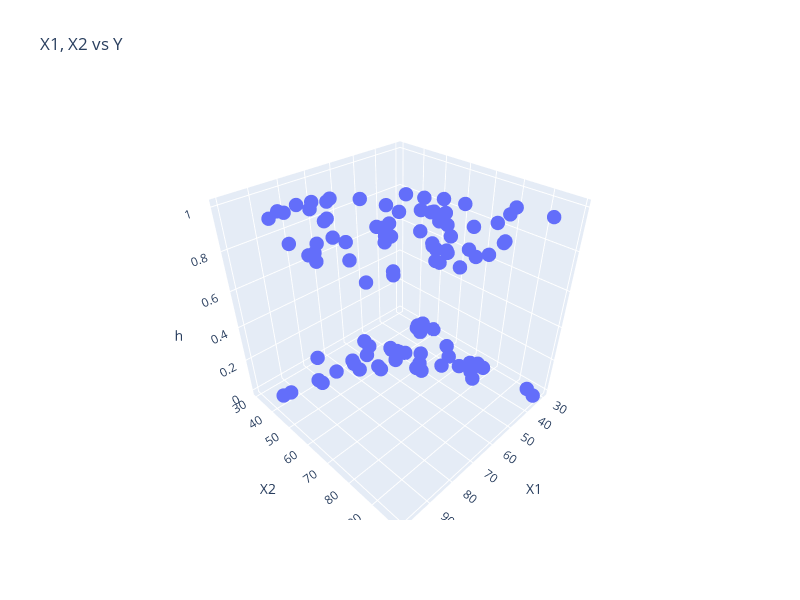

Here is the notebook cell this chart was saved with:
### Markdown cell above
**PLOT DATA**

### Code cell
fig = plt.figure()
ax = fig.add_subplot(111, projection='3d')

# Graficar los datos en 3D
ax.scatter(dataNormal[:,0], dataNormal[:,1], dataNormal[:,2], c='g', marker='o', label='Datos')

# Personalizar el gráfico
ax.set_xlabel('Entradas X1')
ax.set_ylabel('Entradas X2')
ax.set_zlabel('Salida Y')
ax.set_title('Gráfica 3D de Datos')

# Agregar una leyenda
ax.legend()

# Mostrar el gráfico
plt.show()


# Crear el trazo de la línea 3D
trace = go.Scatter3d(
    x = data[:,0],
    y = data[:,1],
    z = data[:,2],
    mode = 'markers',
    marker = dict(size = 5),
    line = dict(width = 3)
)

# Definir el diseño del gráfico
layout = go.Layout(
    title = 'X1, X2 vs Y',
    width = 800,  # Ancho de la gráfica en píxeles
    height = 600,  # Alto de la gráfica en píxeles
    scene = dict(
        xaxis = dict(title = 'X1'),
        yaxis = dict(title = 'X2'),
        zaxis = dict(title = 'h')
    )
)

# Crear la figura
fig = go.Figure(data=[trace], layout=layout)

# Mostrar el gráfico interactivo en el navegador
fig.show()

### Figure 1 — Plotly figure (JSON) as saved in the notebook; plotly's stock layout.template omitted (floating-point values rounded to 4 significant figures)
{"data": [{"line": {"width": 3}, "marker": {"size": 5}, "mode": "markers", "type": "scatter3d", "x": [34.62, 30.29, 35.85, 60.18, 79.03, 45.08, 61.11, 75.02, 76.1, 84.43, 95.86, 75.01, 82.31, 69.36, 39.54, 53.97, 69.07, 67.95, 70.66, 76.98, 67.37, 89.68, 50.53, 34.21, 77.92, 62.27, 80.19, 93.11, 61.83, 38.79, 61.38, 85.4, 52.11, 52.05, 40.24, 54.64, 33.92, 64.18, 74.79, 34.18, 83.9, 51.55, 94.44, 82.37, 51.05, 62.22, 77.19, 97.77, 62.07, 91.56, 79.94, 99.27, 90.55, 34.52, 50.29, 49.59, 97.65, 32.58, 74.25, 71.8, 75.4, 35.29, 56.25, 30.06, 44.67, 66.56, 40.46, 49.07, 80.28, 66.75, 32.72, 64.04, 72.35, 60.46, 58.84, 99.83, 47.26, 50.46, 60.46, 82.23, 88.91, 94.83, 67.32, 57.24, 80.37, 68.47, 42.08, 75.48, 78.64, 52.35, 94.09, 90.45, 55.48, 74.49, 89.85, 83.49, 42.26, 99.32, 55.34, 74.78], "y": [78.02, 43.89, 72.9, 86.31, 75.34, 56.32, 96.51, 46.55, 87.42, 43.53, 38.23, 30.6, 76.48, 97.72, 76.04, 89.21, 52.74, 46.68, 92.93, 47.58, 42.84, 65.8, 48.86, 44.21, 68.97, 69.95, 44.82, 38.8, 50.26, 65.0, 72.81, 57.05, 63.13, 69.43, 71.17, 52.21, 98.87, 80.91, 41.57, 75.24, 56.31, 46.86, 65.57, 40.62, 45.82, 52.06, 70.46, 86.73, 96.77, 88.7, 74.16, 61.0, 43.39, 60.4, 49.8, 59.81, 68.86, 95.6, 69.82, 78.45, 85.76, 47.02, 39.26, 49.59, 66.45, 41.09, 97.54, 51.88, 92.12, 60.99, 43.31, 78.03, 96.23, 73.09, 75.86, 72.37, 88.48, 75.81, 42.51, 42.72, 69.8, 45.69, 66.59, 59.51, 90.96, 85.59, 78.84, 90.42, 96.65, 60.77, 77.16, 87.51, 35.57, 84.85, 45.36, 48.38, 87.1, 68.78, 64.93, 89.53], "z": [0, 0, 0, 1, 1, 0, 1, 1, 1, 1, 0, 0, 1, 1, 0, 1, 1, 0, 1, 1, 0, 1, 0, 0, 1, 1, 1, 0, 0, 0, 1, 1, 0, 1, 0, 0, 0, 1, 0, 0, 1, 0, 1, 0, 0, 0, 1, 1, 1, 1, 1, 1, 1, 0, 0, 0, 1, 0, 1, 1, 1, 0, 0, 0, 0, 0, 1, 0, 1, 1, 0, 1, 1, 1, 1, 1, 1, 1, 0, 0, 1, 1, 1, 1, 1, 1, 0, 1, 1, 0, 1, 1, 0, 1, 1, 1, 1, 1, 1, 1]}], "layout": {"height": 600, "scene": {"xaxis": {"title": {"text": "X1"}}, "yaxis": {"title": {"text": "X2"}}, "zaxis": {"title": {"text": "h"}}}, "title": {"text": "X1, X2 vs Y"}, "width": 800}}
